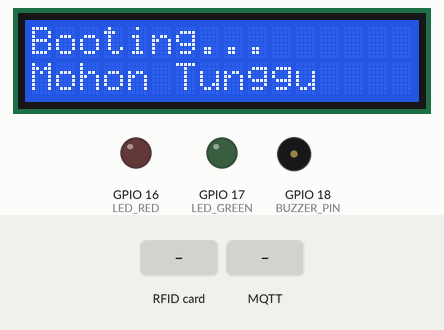
The sketch below on a simulated ESP32-S3. Shown: 16×2 character LCD, output pins drawn as LEDs (lit = HIGH), buzzer (waves = sounding, pin HIGH). The test bench sets the inputs (shaded band). WiFi joins after 1.5 s; servers stay silent unless stated; no MQTT or app messages arrive unless stated; what the sketch prints to the serial monitor is not drawn.

Above: at 1.2 s.
At 4.3 s:
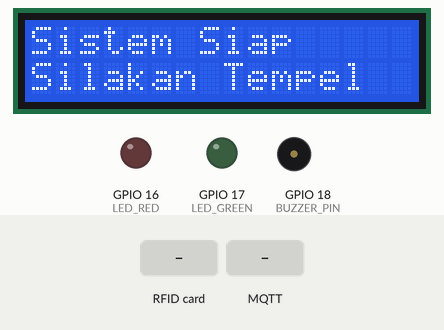
4.4 s: RFID card 5E 7A 19 C4 held to the reader
At 5.31 s:
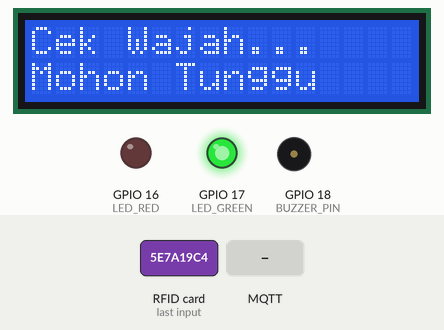
At 6.2 s:
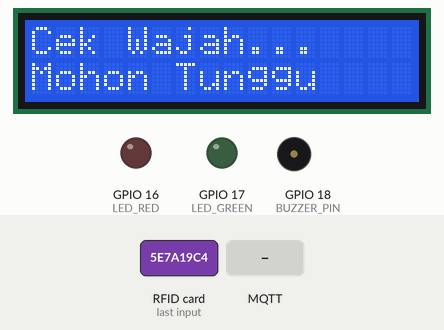
6.9 s: MQTT message "SUCCESS" arrives on the first subscribed topic
8.4 s: MQTT message "name" arrives on the first subscribed topic
9.9 s: MQTT message "FAILED" arrives on the first subscribed topic
Timing chart, 0 to 12.4 s (numbered marks = the images above; inputs shaded):
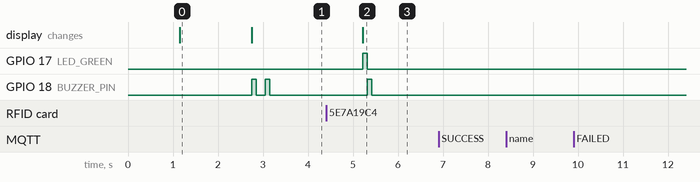

Measured:
- after the input at 4.4 s, GPIO 17 (LED_GREEN): LOW → HIGH after 0.82 s, → LOW 0.10 s later; GPIO 18 (BUZZER_PIN): LOW → HIGH after 0.92 s, → LOW 0.10 s later; the display: changes after 0.82 s (image 2)
- after the input at 6.9 s, every drawn part: stays the same
- after the input at 8.4 s, every drawn part: stays the same
- after the input at 9.9 s, every drawn part: stays the same
- what the display in image 0 shows lasts 1.7 s, from 1.1 s to 2.8 s

The sketch:

fixx.ino
```cpp
/*
 * ESP32-S3-N16R8 RFID + LCD + LED + Buzzer + MQTT
 * Board: ESP32-S3-N16R8 (ESP32-S3 with 16MB Flash, 8MB PSRAM)
 *
 * Koneksi:
 * - RFID RC522: SS=10, MOSI=11, SCK=12, MISO=13, RST=14
 * - LCD I2C: SDA=8, SCL=9 (0x27)
 * - LED Merah: 16
 * - LED Hijau: 17
 * - Buzzer: 18
 */

#include <SPI.h>
#include <MFRC522.h>
#include <Wire.h>
#include <LiquidCrystal_I2C.h>
#include <WiFi.h>
#include <PubSubClient.h>

// ================================================================
// 1. KONFIGURASI
// ================================================================

// --- WiFi ---
const char* WIFI_SSID = "FRISS";
const char* WIFI_PASSWORD = "mamahfris";

// --- MQTT ---
const char* MQTT_BROKER = "broker.emqx.io";
const int MQTT_PORT = 1883;
const char* MQTT_CLIENT_ID = "ESP32_S3_RFID_001";

// MQTT Topics
const char* MQTT_TOPIC_RFID = "esp32/rfid/uid";        // Kirim UID ke Python
const char* MQTT_TOPIC_RESULT = "esp32/rfid/result";   // Terima hasil dari Python
const char* MQTT_TOPIC_STATUS = "esp32/rfid/status";   // Status perangkat

// --- Debug ---
#define DEBUG_MODE true

// ================================================================
// 2. PIN DEFINITIONS
// ================================================================

// I2C untuk LCD
#define SDA_PIN 8
#define SCL_PIN 9

// RFID RC522
#define SS_PIN 10
#define MOSI_PIN 11
#define SCK_PIN 12
#define MISO_PIN 13
#define RST_PIN 14

// LED & Buzzer
#define LED_RED 16
#define LED_GREEN 17
#define BUZZER_PIN 18

// ================================================================
// 3. OBJECT INITIALIZATION
// ================================================================

MFRC522 mfrc522(SS_PIN, RST_PIN);
LiquidCrystal_I2C lcd(0x27, 16, 2);  // Coba 0x3F jika 0x27 tidak bekerja
WiFiClient espClient;
PubSubClient mqttClient(espClient);

// ================================================================
// 4. VARIABLES
// ================================================================

bool waitingForResult = false;
unsigned long waitStartTime = 0;
String currentUID = "";
String lastUID = "";
unsigned long lastRFIDRead = 0;
const unsigned long RFID_READ_INTERVAL = 2000;
unsigned long lastMQTTReconnect = 0;
const unsigned long MQTT_RECONNECT_INTERVAL = 5000;

// Tambahan untuk menangani timeout
const unsigned long RESULT_TIMEOUT = 15000;  // 15 detik timeout
bool resultReceived = false;

// ================================================================
// 5. WIFI FUNCTIONS
// ================================================================

void connectWiFi() {
  Serial.println();
  Serial.print("📶 Menghubungkan ke WiFi: ");
  Serial.println(WIFI_SSID);

  WiFi.begin(WIFI_SSID, WIFI_PASSWORD);

  int attempts = 0;
  while (WiFi.status() != WL_CONNECTED && attempts < 30) {
    delay(500);
    Serial.print(".");
    attempts++;
  }

  if (WiFi.status() == WL_CONNECTED) {
    Serial.println();
    Serial.println("✅ WiFi Terhubung!");
    Serial.print("📡 IP Address: ");
    Serial.println(WiFi.localIP());
    Serial.print("📶 RSSI: ");
    Serial.println(WiFi.RSSI());
  } else {
    Serial.println();
    Serial.println("❌ Gagal konek WiFi! Restart...");
    delay(3000);
    ESP.restart();
  }
}

// ================================================================
// 6. MQTT FUNCTIONS
// ================================================================

void mqttCallback(char* topic, byte* payload, unsigned int length) {
  String message;
  for (int i = 0; i < length; i++) {
    message += (char)payload[i];
  }

  Serial.println("\n📨 Pesan MQTT Diterima:");
  Serial.print("   Topic: ");
  Serial.println(topic);
  Serial.print("   Payload: ");
  Serial.println(message);

  if (String(topic) == MQTT_TOPIC_RESULT) {
    resultReceived = true;
    waitingForResult = false;

    // Parse hasil dari backend
    if (message.indexOf("SUCCESS") > 0) {
      // Extract nama
      int nameStart = message.indexOf("name") + 7;
      int nameEnd = message.indexOf("\"", nameStart);
      String name = message.substring(nameStart, nameEnd);

      aksesDiterima(name);
    } else if (message.indexOf("FAILED") > 0) {
      aksesDitolak();
    }
  }
}

void connectMQTT() {
  if (mqttClient.connected()) {
    return;
  }

  Serial.print("🔄 Menghubungkan ke MQTT Broker: ");
  Serial.print(MQTT_BROKER);
  Serial.print("...");

  if (mqttClient.connect(MQTT_CLIENT_ID)) {
    Serial.println(" ✅ Terhubung!");

    // Subscribe ke topic result
    mqttClient.subscribe(MQTT_TOPIC_RESULT);
    Serial.print("📡 Subscribe ke: ");
    Serial.println(MQTT_TOPIC_RESULT);

    // Kirim status online
    String statusMsg = "{\"status\":\"ONLINE\",\"device\":\"ESP32-S3\",\"ip\":\"" + WiFi.localIP().toString() + "\"}";
    mqttClient.publish(MQTT_TOPIC_STATUS, statusMsg.c_str());

  } else {
    Serial.print(" ❌ Gagal, rc=");
    Serial.print(mqttClient.state());
    Serial.println(" coba lagi nanti");
  }
}

void publishRFID(String uid) {
  String payload = "{\"uid\":\"" + uid + "\",\"timestamp\":" + String(millis()) + "}";

  if (mqttClient.publish(MQTT_TOPIC_RFID, payload.c_str())) {
    Serial.println("📤 UID terkirim ke MQTT");
    if (DEBUG_MODE) {
      Serial.println("   Payload: " + payload);
    }
  } else {
    Serial.println("❌ Gagal kirim ke MQTT!");
  }
}

// ================================================================
// 7. RFID FUNCTIONS
// ================================================================

String getUID() {
  String uid = "";
  for (byte i = 0; i < mfrc522.uid.size; i++) {
    if (mfrc522.uid.uidByte[i] < 0x10) {
      uid += "0";
    }
    uid += String(mfrc522.uid.uidByte[i], HEX);
  }
  uid.toUpperCase();
  return uid;
}

bool readRFID() {
  if (!mfrc522.PICC_IsNewCardPresent()) {
    return false;
  }
  if (!mfrc522.PICC_ReadCardSerial()) {
    return false;
  }
  return true;
}

// ================================================================
// 8. SYSTEM FUNCTIONS
// ================================================================

void aksesDiterima(String name) {
  Serial.println("✅ AKSES DITERIMA!");
  Serial.println("   Selamat datang: " + name);

  // LCD
  lcd.clear();
  lcd.setCursor(0, 0);
  lcd.print("Akses Diterima");
  lcd.setCursor(0, 1);
  lcd.print("Halo, " + name);

  // LED Hijau ON
  digitalWrite(LED_GREEN, HIGH);
  digitalWrite(LED_RED, LOW);

  // Buzzer 2 beep pendek
  for (int i = 0; i < 2; i++) {
    digitalWrite(BUZZER_PIN, HIGH);
    delay(150);
    digitalWrite(BUZZER_PIN, LOW);
    delay(150);
  }

  delay(3000);
  resetToIdle();
}

void aksesDitolak() {
  Serial.println("❌ AKSES DITOLAK!");

  // LCD
  lcd.clear();
  lcd.setCursor(0, 0);
  lcd.print("Akses Ditolak!");
  lcd.setCursor(0, 1);
  lcd.print("Wajah Tidak Cocok");

  // LED Merah ON
  digitalWrite(LED_RED, HIGH);
  digitalWrite(LED_GREEN, LOW);

  // Buzzer 1 beep panjang
  digitalWrite(BUZZER_PIN, HIGH);
  delay(1000);
  digitalWrite(BUZZER_PIN, LOW);

  delay(2000);
  resetToIdle();
}

void resetToIdle() {
  // Matikan semua indikator
  digitalWrite(LED_RED, LOW);
  digitalWrite(LED_GREEN, LOW);
  digitalWrite(BUZZER_PIN, LOW);

  // Reset status
  waitingForResult = false;
  resultReceived = false;
  currentUID = "";
  lastUID = "";

  // Tampilkan pesan idle di LCD
  lcd.clear();
  lcd.setCursor(0, 0);
  lcd.print("Silakan Tempel");
  lcd.setCursor(0, 1);
  lcd.print("Kartu RFID Anda");

  Serial.println("\n🔄 Sistem kembali ke mode IDLE");
  Serial.println("💡 Silakan tempel kartu RFID berikutnya\n");
}

void beepOnce() {
  digitalWrite(BUZZER_PIN, HIGH);
  delay(100);
  digitalWrite(BUZZER_PIN, LOW);
}

// ================================================================
// 9. SETUP
// ================================================================

void setup() {
  Serial.begin(115200);
  delay(1000);

  Serial.println("\n========================================");
  Serial.println("🏢 ESP32-S3 RFID Access Control");
  Serial.println("   Board: ESP32-S3-N16R8");
  Serial.println("========================================\n");

  // --- I2C & LCD ---
  Serial.println("📟 Inisialisasi LCD...");
  Wire.begin(SDA_PIN, SCL_PIN);
  lcd.init();
  lcd.backlight();
  lcd.setCursor(0, 0);
  lcd.print("Booting...");
  lcd.setCursor(0, 1);
  lcd.print("Mohon Tunggu");

  // --- SPI & RFID ---
  Serial.println("📡 Inisialisasi RFID...");
  SPI.begin(SCK_PIN, MISO_PIN, MOSI_PIN, SS_PIN);
  mfrc522.PCD_Init();

  // Tampilkan versi RFID
  if (DEBUG_MODE) {
    mfrc522.PCD_DumpVersionToSerial();
  }

  // --- GPIO ---
  Serial.println("💡 Inisialisasi GPIO...");
  pinMode(LED_RED, OUTPUT);
  pinMode(LED_GREEN, OUTPUT);
  pinMode(BUZZER_PIN, OUTPUT);
  digitalWrite(LED_RED, LOW);
  digitalWrite(LED_GREEN, LOW);
  digitalWrite(BUZZER_PIN, LOW);

  // --- WiFi ---
  connectWiFi();

  // --- MQTT ---
  Serial.println("📡 Inisialisasi MQTT...");
  mqttClient.setServer(MQTT_BROKER, MQTT_PORT);
  mqttClient.setCallback(mqttCallback);
  connectMQTT();

  // --- Selesai ---
  Serial.println("\n========================================");
  Serial.println("✅ SYSTEM READY!");
  Serial.print("📡 MQTT Broker: ");
  Serial.println(MQTT_BROKER);
  Serial.print("📤 Publish ke: ");
  Serial.println(MQTT_TOPIC_RFID);
  Serial.print("📥 Subscribe ke: ");
  Serial.println(MQTT_TOPIC_RESULT);
  Serial.println("💡 Tempelkan kartu RFID untuk memulai\n");

  lcd.clear();
  lcd.setCursor(0, 0);
  lcd.print("Sistem Siap");
  lcd.setCursor(0, 1);
  lcd.print("Silakan Tempel");

  // Beep indikasi siap
  beepOnce();
  delay(200);
  beepOnce();
}

// ================================================================
// 10. LOOP
// ================================================================

void loop() {
  // Reconnect MQTT jika putus (dengan interval)
  if (!mqttClient.connected()) {
    if (millis() - lastMQTTReconnect > MQTT_RECONNECT_INTERVAL) {
      connectMQTT();
      lastMQTTReconnect = millis();
    }
  } else {
    mqttClient.loop();
  }

  // Jika menunggu hasil, cek timeout
  if (waitingForResult) {
    if (millis() - waitStartTime > RESULT_TIMEOUT) {
      Serial.println("⏰ Timeout menunggu hasil!");
      lcd.clear();
      lcd.setCursor(0, 0);
      lcd.print("Timeout!");
      lcd.setCursor(0, 1);
      lcd.print("Coba Lagi");
      delay(2000);
      resetToIdle();
    }
    delay(50);
    return;
  }

  // Baca RFID (dengan interval)
  if (millis() - lastRFIDRead < RFID_READ_INTERVAL) {
    delay(50);
    return;
  }
  lastRFIDRead = millis();

  // Cek kartu RFID
  if (readRFID()) {
    String uid = getUID();

    // Cegah pembacaan berulang UID yang sama
    if (uid != lastUID) {
      lastUID = uid;
      currentUID = uid;

      Serial.println("\n🔑 Kartu RFID Terdeteksi!");
      Serial.print("   UID: ");
      Serial.println(uid);

      // Kirim ke MQTT
      publishRFID(uid);

      // Update LCD
      lcd.clear();
      lcd.setCursor(0, 0);
      lcd.print("Cek Wajah...");
      lcd.setCursor(0, 1);
      lcd.print("Mohon Tunggu");

      // LED kedip (indikasi proses)
      digitalWrite(LED_GREEN, HIGH);
      delay(100);
      digitalWrite(LED_GREEN, LOW);

      // Beep 1x
      beepOnce();

      waitingForResult = true;
      resultReceived = false;
      waitStartTime = millis();

    } else {
      // UID sama, abaikan
      if (DEBUG_MODE) {
        Serial.println("⏳ UID sama, abaikan...");
      }
    }

    // Hentikan komunikasi RFID
    mfrc522.PICC_HaltA();
    mfrc522.PCD_StopCrypto1();
  }

  delay(50);
}
```
